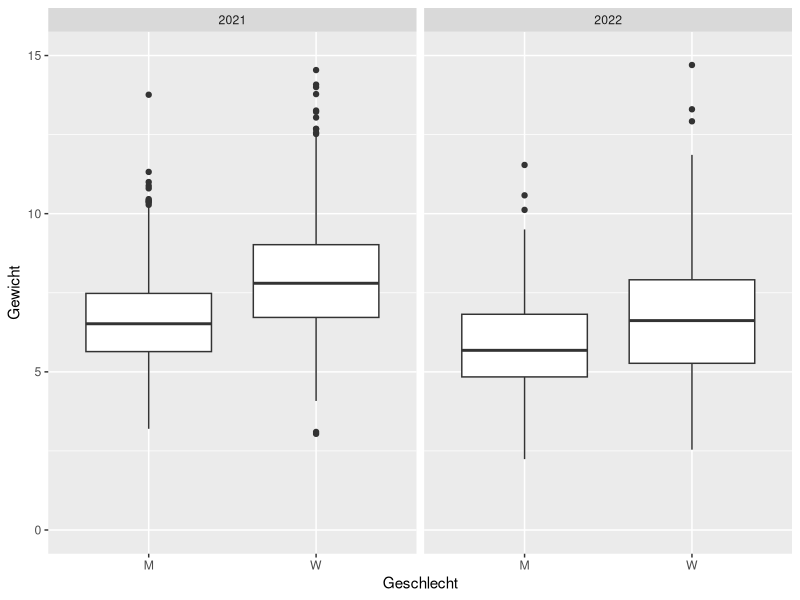
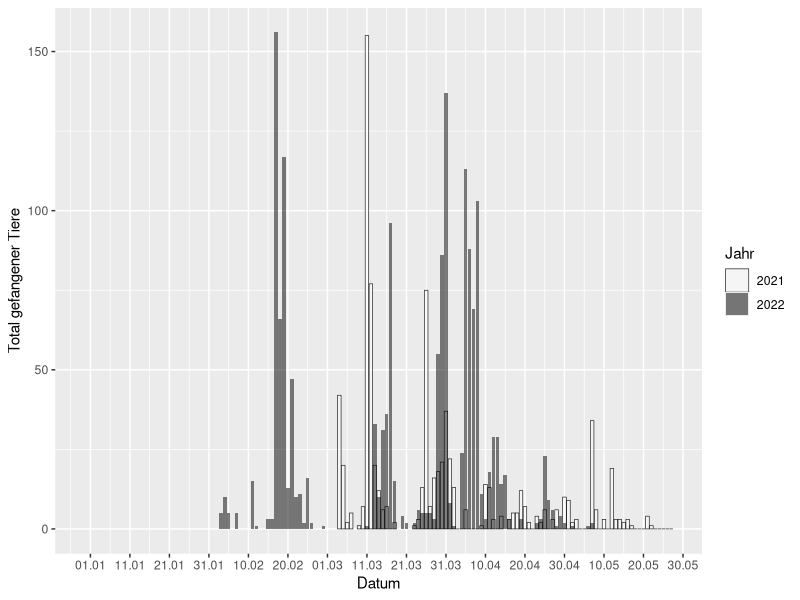

Write R code to recreate these figures, in order.
library(tidyverse)

tag <- 0:200

## Catching numbers 2021 and 2022, Creating plot 
catched21 <- read.table("excel/felddaten2021.csv",sep=';',header=TRUE)
colnames(catched21)[2]<-"gewaesser"
catched21$dayofyear <- yday(as.Date(catched21$Datum,format="%d.%m.%Y"))
catched21$date <- format(as.Date(catched21$Datum,format="%d.%m.%Y"),'%d.%m')
eachDay21 <- catched21 %>% group_by('tag'=dayofyear) %>% summarize(Anzahl=sum(Anzahl)) %>% as.data.frame()
eachDay21$year <- '2021'
catched22 <- read.table("excel/felddaten2022.csv",sep=';',header=TRUE)
colnames(catched22)[2]<-"gewaesser"
catched22$dayofyear <- yday(as.Date(catched22$Datum,format="%d.%m.%Y"))
catched22$date <- format(as.Date(catched22$Datum,format="%d.%m.%Y"),'%d.%m')
eachDay22 <- catched22 %>% group_by('tag'=dayofyear) %>% summarize(Anzahl=sum(Anzahl)) %>% as.data.frame()
eachDay22$year <- '2022'

eachDay_all <- rbind(eachDay21,eachDay22)
eachDay_all[is.na(eachDay_all)] <- 0

date_label <- format(as.Date(seq(0,199,10),origin='2020-01-01'),'%d.%m')

plottitel <- paste("Fangstatistik 2021 & 2022")
plotFangzahlen <- ggplot() +
  geom_col(data=eachDay_all[eachDay_all$year==2021,],aes(x=tag,y=Anzahl,fill='transparent'),alpha=0.5,
           color='black',linewidth=0.2, position='identity') + 
  geom_col(data=eachDay_all[eachDay_all$year==2022,],aes(x=tag,y=Anzahl,fill='black'),
           alpha=0.5, position='identity') + 
  labs(x="Datum",y="Total gefangener Tiere") +
  scale_x_continuous(breaks=seq(1,200,10),labels=date_label) +
  labs(fill = "Legend") +
  scale_fill_identity(name = "Jahr",
                       breaks = c("transparent", "black"),
                       labels = c("2021", "2022"),
                       guide = "legend")
 

gewaesser21 <- c(levels(factor(catched21$gewaesser)),'Total')
gewaesser22 <- c(levels(factor(catched22$gewaesser)), 'Total')
gewaesser22<- gewaesser22[2:length(gewaesser22)]

fem21 <- catched21 %>% filter(catched21$Geschlecht=='FEM') %>% 
  group_by(gewaesser) %>% 
  summarize(Anzahl=sum(Anzahl))
fem21[nrow(fem21)+1,2] <- sum(fem21$Anzahl)
adu21 <- catched21 %>% 
  filter(catched21$Geschlecht=='ADU') %>% 
  group_by(gewaesser) %>% 
  summarize(Anzahl=sum(Anzahl))
adu21[nrow(adu21)+1,2] <- sum(adu21$Anzahl)
juv21 <- catched21 %>% 
  filter(catched21$Geschlecht=='JUV') %>% 
  group_by(gewaesser) %>% 
  summarize(Anzahl=sum(Anzahl))
juv21[nrow(juv21)+1,2] <- sum(juv21$Anzahl)
mal21 <- catched21 %>% 
  filter(catched21$Geschlecht=='MAL') %>% 
  group_by(gewaesser) %>% 
  summarize(Anzahl=sum(Anzahl))
mal21[nrow(mal21)+1,2] <- sum(mal21$Anzahl)
tot21 <- catched21 %>% 
  group_by(gewaesser) %>% 
  summarize(Anzahl=sum(Anzahl))
tot21[nrow(tot21)+1,2] <- sum(tot21$Anzahl)

tabelle21 <- cbind(gewaesser21,fem21[,2]+mal21[,2]+adu21[,2],juv21[,2],tot21[,2])
colnames(tabelle21) <- c('Gewässer','Adulte','Juvenile', 'Summe')

mal22 <- catched22 %>% 
  filter(catched22$Geschlecht=='MAL') %>% 
  group_by(gewaesser) %>% 
  summarize(Anzahl=sum(Anzahl))
mal22[nrow(mal22)+1,2] <- sum(mal22$Anzahl)
fem22 <- catched22 %>% 
  filter(catched22$Geschlecht=='FEM') %>% 
  group_by(gewaesser) %>% 
  summarize(Anzahl=sum(Anzahl))
fem22[nrow(fem22)+1,2] <- sum(fem22$Anzahl)
juv22 <- catched22 %>% 
  filter(catched22$Geschlecht=='JUV') %>% 
  group_by(gewaesser) %>% 
  summarize(Anzahl=sum(Anzahl))
juv22[nrow(juv22)+1,2] <- sum(juv22$Anzahl)
tot22 <- catched22 %>% filter(gewaesser!="") %>%
  group_by(gewaesser) %>% 
  summarize(Anzahl=sum(Anzahl))
tot22[nrow(tot22)+1,2] <- sum(tot22$Anzahl,na.rm=TRUE)

tabelle22 <- cbind(gewaesser22,fem22[,2]+mal22[,2],juv22[,2],tot22[,2]) %>%
  add_row("gewaesser22":="BL195s",.before=2)
colnames(tabelle22) <- c('Gewässer','Adulte','Juvenile','Summe')
# tabelle22[is.na(tabelle22)]<- '-'
# tabelle22 <- tabelle22[,2:4]



## Weight and Length
weight21 <- read.table("excel/waegung2021.csv",sep=';',header=TRUE) %>% drop_na()
weight22 <- read.table("excel/waegung2022.csv",sep=';',header=TRUE) %>% drop_na()
weight21$geschlecht <- as.factor(weight21$geschlecht)
weight21$gewicht <- as.numeric(weight21$gewicht)
weight22$geschlecht <- as.factor(weight22$geschlecht)
weight21$year <- 2021
weight22$year <- 2022
weight_all <- rbind(weight21,weight22)

boxplot_weight <- ggplot(weight_all[weight_all$geschlecht!='J',],aes(x=geschlecht, y=gewicht)) +
  geom_boxplot() + 
  labs(x = "Geschlecht",y = "Gewicht") +
  coord_cartesian(ylim = c(0,15)) +
  facet_wrap(~year)
